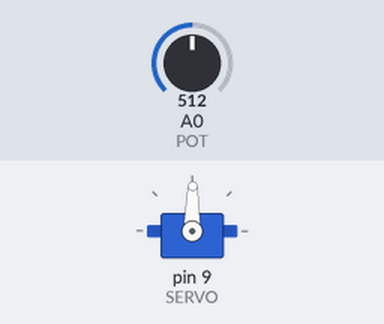
A sketch run on a simulated Arduino Uno, built with avr-gcc and run on an emulated ATmega328P. Parts: servo. The test bench sets the inputs (shaded band); at power-on: A0 (POT) = 512.

Above: at 1.2 s.
1.3 s: A0 (POT) set to 716
At 2.5 s:
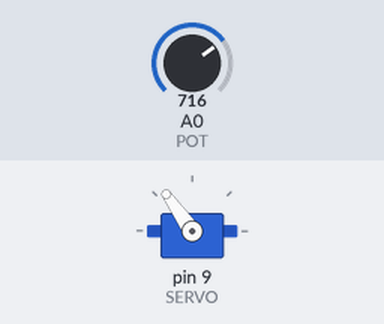
2.8 s: A0 (POT) set to 900
At 3.4 s:
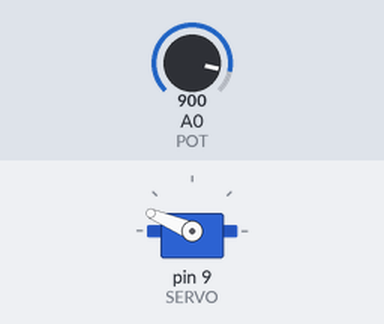
4.3 s: A0 (POT) set to 1023
At 4.8 s:
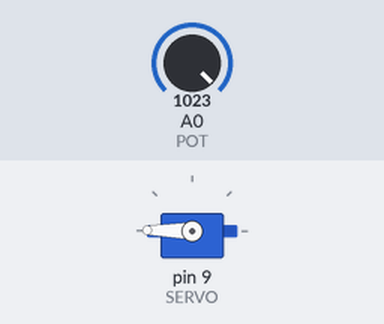
5.8 s: A0 (POT) set to 306
At 6.8 s:
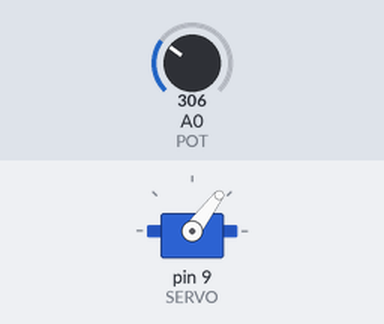
7.3 s: A0 (POT) set to 122
At 8.3 s:
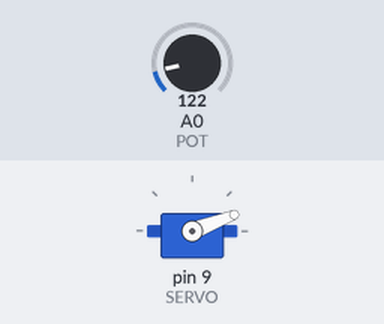
8.8 s: A0 (POT) set to 511
At 9.1 s:
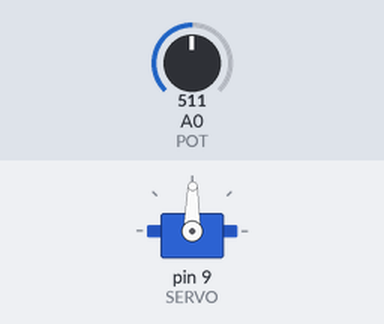
Timing chart, 0 to 11.3 s (numbered marks = the images above; inputs shaded):
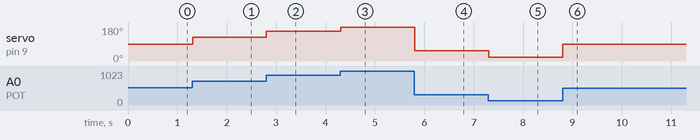

The sketch:

servo.ino
```cpp
#include <Servo.h>

const int POT = A0;
const int SERVO = 9;

Servo servo;

int angle;


void setup() {
  servo.attach(SERVO);

}

void loop() {
  angle = analogRead(POT);
  angle = map(angle, 0, 1023, 0, 179);

  servo.write(angle);
  delay(15);
}
```

Measured:
- after the input at 1.3 s, servo on pin 9 (SERVO): 89° → 125° at once
- after the input at 2.8 s, servo on pin 9 (SERVO): 125° → 157° at once
- after the input at 4.3 s, servo on pin 9 (SERVO): 157° → 179° at once
- after the input at 5.8 s, servo on pin 9 (SERVO): 179° → 53° at once
- after the input at 7.3 s, servo on pin 9 (SERVO): 53° → 21° at once
- after the input at 8.8 s, servo on pin 9 (SERVO): 21° → 89° at once
